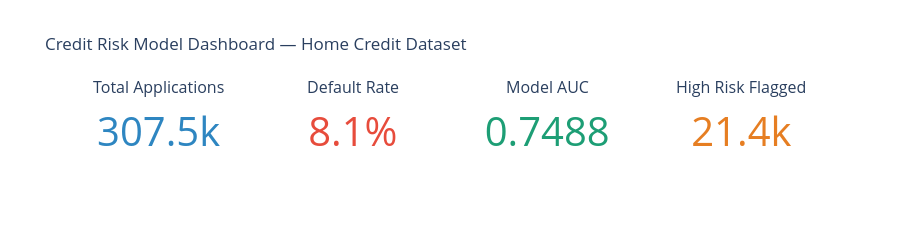

The code cell stored with this chart in its notebook:
### Code cell
# Calculate KPI metrics
y_prob = xgb_model.predict_proba(X_test)[:, 1]
auc_score = roc_auc_score(y_test, y_prob)
total_apps = len(df)
default_rate = df['TARGET'].mean()
high_risk = (y_prob > 0.5).sum()

fig_kpi = make_subplots(
    rows=1, cols=4,
    subplot_titles=('Total Applications', 'Default Rate',
                    'Model AUC', 'High Risk Flagged'),
    specs=[[{'type': 'indicator'}] * 4]
)

fig_kpi.add_trace(go.Indicator(
    mode='number',
    value=total_apps,
    number={'font': {'size': 40, 'color': '#2E86C1'}},
), row=1, col=1)

fig_kpi.add_trace(go.Indicator(
    mode='number',
    value=default_rate * 100,
    number={'suffix': '%', 'font': {'size': 40, 'color': '#E74C3C'},
            'valueformat': '.1f'},
), row=1, col=2)

fig_kpi.add_trace(go.Indicator(
    mode='number',
    value=auc_score,
    number={'font': {'size': 40, 'color': '#1D9E75'},
            'valueformat': '.4f'},
), row=1, col=3)

fig_kpi.add_trace(go.Indicator(
    mode='number',
    value=high_risk,
    number={'font': {'size': 40, 'color': '#E67E22'}},
), row=1, col=4)

fig_kpi.update_layout(
    title='Credit Risk Model Dashboard — Home Credit Dataset',
    height=200,
    paper_bgcolor='white'
)

fig_kpi.show()
print("KPI cards created!")

### Figure 1 — Plotly figure (JSON) as saved in the notebook; plotly's stock layout.template omitted (floating-point values rounded to 4 significant figures)
{"data": [{"domain": {"x": [0, 0.2125], "y": [0, 1]}, "mode": "number", "number": {"font": {"color": "#2E86C1", "size": 40}}, "type": "indicator", "value": 307507}, {"domain": {"x": [0.2625, 0.475], "y": [0, 1]}, "mode": "number", "number": {"font": {"color": "#E74C3C", "size": 40}, "suffix": "%", "valueformat": ".1f"}, "type": "indicator", "value": 8.073}, {"domain": {"x": [0.525, 0.7375], "y": [0, 1]}, "mode": "number", "number": {"font": {"color": "#1D9E75", "size": 40}, "valueformat": ".4f"}, "type": "indicator", "value": 0.7488}, {"domain": {"x": [0.7875, 1], "y": [0, 1]}, "mode": "number", "number": {"font": {"color": "#E67E22", "size": 40}}, "type": "indicator", "value": 21402}], "layout": {"annotations": [{"font": {"size": 16}, "showarrow": false, "text": "Total Applications", "x": 0.1062, "xanchor": "center", "xref": "paper", "y": 1, "yanchor": "bottom", "yref": "paper"}, {"font": {"size": 16}, "showarrow": false, "text": "Default Rate", "x": 0.3688, "xanchor": "center", "xref": "paper", "y": 1, "yanchor": "bottom", "yref": "paper"}, {"font": {"size": 16}, "showarrow": false, "text": "Model AUC", "x": 0.6313, "xanchor": "center", "xref": "paper", "y": 1, "yanchor": "bottom", "yref": "paper"}, {"font": {"size": 16}, "showarrow": false, "text": "High Risk Flagged", "x": 0.8938, "xanchor": "center", "xref": "paper", "y": 1, "yanchor": "bottom", "yref": "paper"}], "height": 200, "paper_bgcolor": "white", "title": {"text": "Credit Risk Model Dashboard — Home Credit Dataset"}}}
